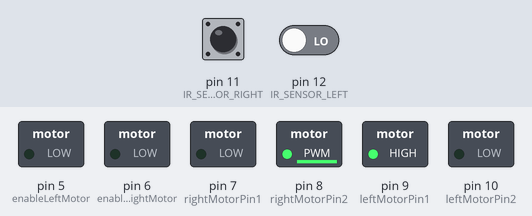
A sketch run on a simulated Arduino Uno, built with avr-gcc and run on an emulated ATmega328P. Shown: switched loads named in the sketch (green lamp = pin HIGH). The inputs (shaded band) are chosen by the test bench; at power-on: pin 11 (IR_SENSOR_RIGHT) HIGH, pin 12 (IR_SENSOR_LEFT) LOW.

Above: at 1.2 s.
1.3 s: pin 11 (IR_SENSOR_RIGHT) driven LOW
At 2.1 s:
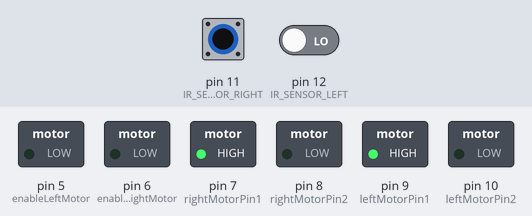
4.3 s: pin 12 (IR_SENSOR_LEFT) driven HIGH
At 4.7 s:
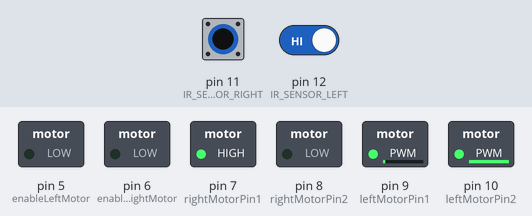
Timing chart, 0 to 5.1 s (numbered marks = the images above; inputs shaded):
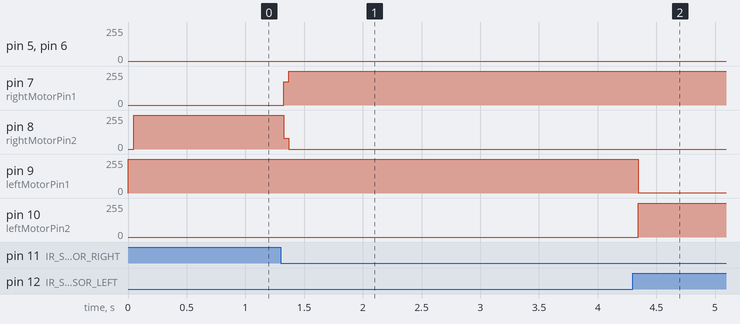

The sketch:

LineFollowerRobot.ino
```cpp
#define IR_SENSOR_RIGHT 11
#define IR_SENSOR_LEFT 12
#define MOTOR_SPEED 200

//Right motor
int enableRightMotor=6;
int rightMotorPin1=7;
int rightMotorPin2=8;

//Left motor
int enableLeftMotor=5;
int leftMotorPin1=9;
int leftMotorPin2=10;

void setup()
{
  TCCR0B = TCCR0B & B11111000 | B00000010 ;

  // put your setup code here, to run once:
  pinMode(enableRightMotor, OUTPUT);
  pinMode(rightMotorPin1, OUTPUT);
  pinMode(rightMotorPin2, OUTPUT);

  pinMode(enableLeftMotor, OUTPUT);
  pinMode(leftMotorPin1, OUTPUT);
  pinMode(leftMotorPin2, OUTPUT);

  pinMode(IR_SENSOR_RIGHT, INPUT);
  pinMode(IR_SENSOR_LEFT, INPUT);
  rotateMotor(0,0);
}


void loop()
{
   // right run forward
  digitalWrite(rightMotorPin1, HIGH);
  digitalWrite(rightMotorPin2, LOW);

  // left run forward
  digitalWrite(leftMotorPin1, HIGH);
  digitalWrite(leftMotorPin2, LOW);

  int rightIRSensorValue = digitalRead(IR_SENSOR_RIGHT);
  int leftIRSensorValue = digitalRead(IR_SENSOR_LEFT);

  //If none of the sensors detects black line, then go straight
  if (rightIRSensorValue == LOW && leftIRSensorValue == LOW)
  {
    rotateMotor(MOTOR_SPEED, MOTOR_SPEED);
  }
  //If right sensor detects black line, then turn right
  else if (rightIRSensorValue == HIGH && leftIRSensorValue == LOW )
  {
//      rotateMotor(50, MOTOR_SPEED);
      rotateMotor(-MOTOR_SPEED, MOTOR_SPEED);
  }
  //If left sensor detects black line, then turn left
  else if (rightIRSensorValue == LOW && leftIRSensorValue == HIGH )
  {
//      rotateMotor(MOTOR_SPEED, 50);
      rotateMotor(MOTOR_SPEED, -MOTOR_SPEED);
  }
  //If both the sensors detect black line, then stop
  else
  {
    rotateMotor(MOTOR_SPEED, MOTOR_SPEED);
  }
}


void rotateMotor(int rightMotorSpeed, int leftMotorSpeed)
{

  if (rightMotorSpeed < 0)
  {
    digitalWrite(rightMotorPin1,LOW);
    digitalWrite(rightMotorPin2,HIGH);
  }
  else if (rightMotorSpeed > 0)
  {
    digitalWrite(rightMotorPin1,HIGH);
    digitalWrite(rightMotorPin2,LOW);
  }
  else
  {
    digitalWrite(rightMotorPin1,LOW);
    digitalWrite(rightMotorPin2,LOW);
  }

  if (leftMotorSpeed < 0)
  {
    digitalWrite(leftMotorPin1,LOW);
    digitalWrite(leftMotorPin2,HIGH);
  }
  else if (leftMotorSpeed > 0)
  {
    digitalWrite(leftMotorPin1,HIGH);
    digitalWrite(leftMotorPin2,LOW);
  }
  else
  {
    digitalWrite(leftMotorPin1,LOW);
    digitalWrite(leftMotorPin2,LOW);
  }
  analogWrite(enableRightMotor, abs(rightMotorSpeed)); // control the right's speed
  analogWrite(enableLeftMotor, abs(leftMotorSpeed)); // control the left's speed
  delay(10);

  analogWrite(enableRightMotor, abs(rightMotorSpeed / 2)); // control the right's speed
  analogWrite(enableLeftMotor, abs(leftMotorSpeed / 2)); // control the left's speed
  delay(10);
}
```

Measured:
- after the input at 1.3 s, pin 5 (enableLeftMotor), pin 6 (enableRightMotor): stays 0/255 (without the input it goes to 100/255 after 0.77 s); pin 7 (rightMotorPin1): 0/255 → 255/255 at once; pin 8 (rightMotorPin2): 253/255 → 0/255 at once
